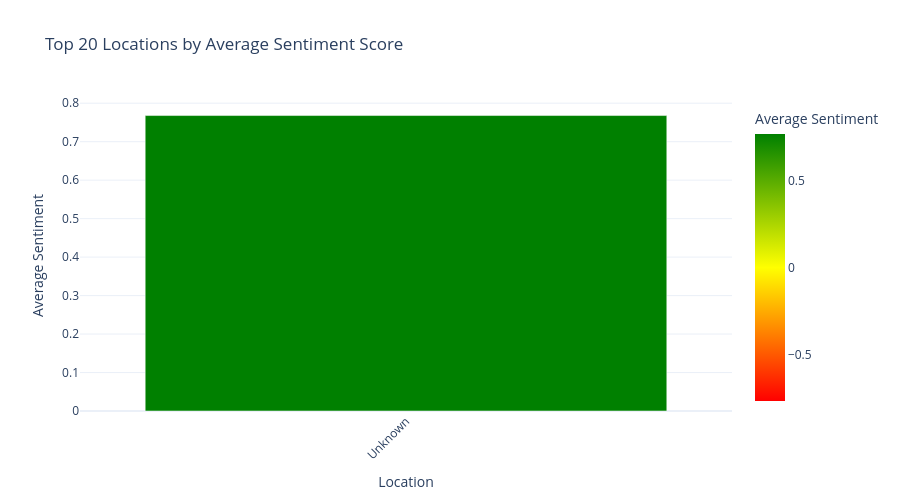
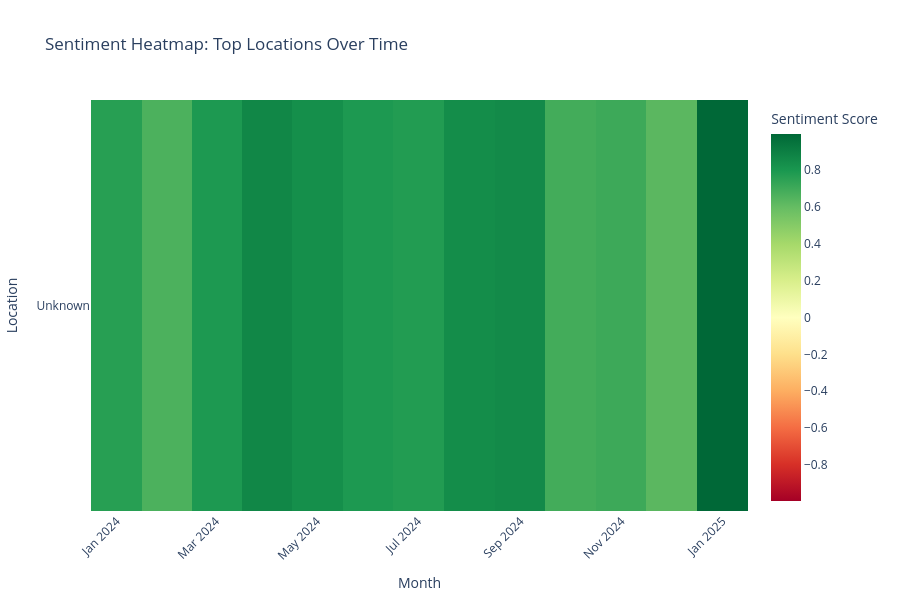

Notebook code for these charts, in order:
### Markdown cell above
## Phase 9: Geographic Heatmap

Visualize sentiment intensity by geolocation.

### Code cell
# Aggregate sentiment by geolocation
geo_sentiment = results_df.groupby('geolocation').agg({
    'sentiment_score': ['mean', 'std', 'count'],
    'prob_positive': 'mean',
    'prob_negative': 'mean',
    'prob_neutral': 'mean'
}).reset_index()

geo_sentiment.columns = ['geolocation', 'avg_sentiment', 'std_sentiment', 
                         'post_count', 'avg_positive', 'avg_negative', 'avg_neutral']

# Sort by average sentiment
geo_sentiment_sorted = geo_sentiment.sort_values('avg_sentiment', ascending=False)

print("Top 10 Most Positive Regions:")
print(geo_sentiment_sorted.head(10))

print("\n" + "="*50)
print("Top 10 Most Negative Regions:")
print(geo_sentiment_sorted.tail(10))

# Geographic Heatmap (Bar Chart representation)
fig5 = px.bar(
    geo_sentiment_sorted.head(20),
    x='geolocation',
    y='avg_sentiment',
    color='avg_sentiment',
    color_continuous_scale=['red', 'yellow', 'green'],
    color_continuous_midpoint=0,
    title='Top 20 Locations by Average Sentiment Score',
    labels={'avg_sentiment': 'Average Sentiment', 'geolocation': 'Location'},
    hover_data=['post_count', 'avg_positive', 'avg_negative']
)

fig5.update_layout(
    xaxis_tickangle=-45,
    template='plotly_white',
    height=500,
    showlegend=False
)

fig5.show()

# Alternative: Heatmap Matrix by Location and Time Period
# Prepare data for time-location heatmap
results_df['month'] = results_df['timestamp'].dt.to_period('M').astype(str)

geo_time_matrix = results_df.groupby(['geolocation', 'month'])['sentiment_score'].mean().reset_index()
geo_time_pivot = geo_time_matrix.pivot(index='geolocation', columns='month', values='sentiment_score')

# Filter to top locations by volume
top_locations = results_df['geolocation'].value_counts().head(15).index
geo_time_filtered = geo_time_pivot.loc[geo_time_pivot.index.isin(top_locations)]

fig6 = px.imshow(
    geo_time_filtered,
    color_continuous_scale='RdYlGn',
    color_continuous_midpoint=0,
    title='Sentiment Heatmap: Top Locations Over Time',
    labels=dict(x="Month", y="Location", color="Sentiment Score"),
    aspect='auto'
)

fig6.update_layout(
    height=600,
    xaxis_tickangle=-45
)

fig6.show()

### Figure 1 — Plotly figure (JSON) as saved in the notebook; plotly's stock layout.template omitted (floating-point values rounded to 4 significant figures)
{"data": [{"customdata": [[1323.0, 0.8301, 0.06222]], "hovertemplate": "Location=%{x}<br>Average Sentiment=%{marker.color}<br>post_count=%{customdata[0]}<br>avg_positive=%{customdata[1]}<br>avg_negative=%{customdata[2]}<extra></extra>", "legendgroup": "", "marker": {"color": [0.7679], "coloraxis": "coloraxis", "pattern": {"shape": ""}}, "name": "", "orientation": "v", "showlegend": false, "textposition": "auto", "type": "bar", "x": ["Unknown"], "xaxis": "x", "y": [0.7679], "yaxis": "y"}], "layout": {"barmode": "relative", "coloraxis": {"cmid": 0, "colorbar": {"title": {"text": "Average Sentiment"}}, "colorscale": [[0, "red"], [0.5, "yellow"], [1, "green"]]}, "height": 500, "legend": {"tracegroupgap": 0}, "showlegend": false, "title": {"text": "Top 20 Locations by Average Sentiment Score"}, "xaxis": {"anchor": "y", "domain": [0, 1], "tickangle": -45, "title": {"text": "Location"}}, "yaxis": {"anchor": "x", "domain": [0, 1], "title": {"text": "Average Sentiment"}}}}

### Figure 2 — Plotly figure (JSON) as saved in the notebook; plotly's stock layout.template omitted (floating-point values rounded to 4 significant figures)
{"data": [{"coloraxis": "coloraxis", "hovertemplate": "Month: %{x}<br>Location: %{y}<br>Sentiment Score: %{z}<extra></extra>", "name": "0", "type": "heatmap", "x": ["2024-01", "2024-02", "2024-03", "2024-04", "2024-05", "2024-06", "2024-07", "2024-08", "2024-09", "2024-10", "2024-11", "2024-12", "2025-01"], "xaxis": "x", "y": ["Unknown"], "yaxis": "y", "z": [[0.7612, 0.6645, 0.7895, 0.8674, 0.8351, 0.7884, 0.7745, 0.8437, 0.8532, 0.6881, 0.7039, 0.6271, 0.9956]]}], "layout": {"coloraxis": {"cmid": 0, "colorbar": {"title": {"text": "Sentiment Score"}}, "colorscale": [[0, "rgb(165,0,38)"], [0.1, "rgb(215,48,39)"], [0.2, "rgb(244,109,67)"], [0.3, "rgb(253,174,97)"], [0.4, "rgb(254,224,139)"], [0.5, "rgb(255,255,191)"], [0.6, "rgb(217,239,139)"], [0.7, "rgb(166,217,106)"], [0.8, "rgb(102,189,99)"], [0.9, "rgb(26,152,80)"], [1, "rgb(0,104,55)"]]}, "height": 600, "title": {"text": "Sentiment Heatmap: Top Locations Over Time"}, "xaxis": {"anchor": "y", "domain": [0, 1], "tickangle": -45, "title": {"text": "Month"}}, "yaxis": {"anchor": "x", "autorange": "reversed", "domain": [0, 1], "title": {"text": "Location"}}}}
